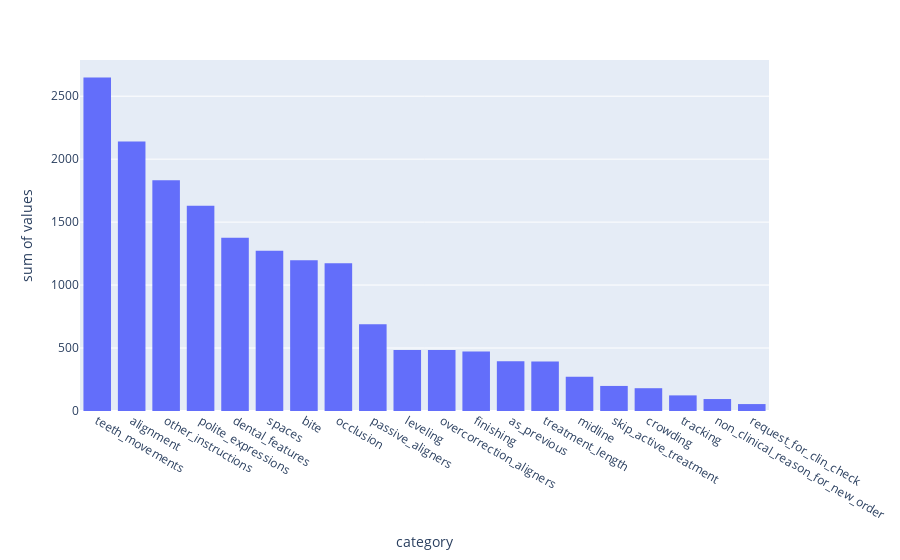

This figure's notebook cell:
### Code cell
d_sorted = {k: v for k, v in sorted(c.items(), key = lambda item: item[1], reverse=True)}

d = {}
d['category'] = [ key for key in d_sorted.keys()]
d['values'] = [value for value in d_sorted.values()]

fig = px.histogram(d, x='category', y='values')
fig.show()

### Figure 1 — Plotly figure (JSON) as saved in the notebook; plotly's stock layout.template omitted (floating-point values rounded to 4 significant figures)
{"data": [{"alignmentgroup": "True", "bingroup": "x", "histfunc": "sum", "hovertemplate": "category=%{x}<br>sum of values=%{y}<extra></extra>", "legendgroup": "", "marker": {"color": "#636efa", "pattern": {"shape": ""}}, "name": "", "offsetgroup": "", "orientation": "v", "showlegend": false, "type": "histogram", "x": ["teeth_movements", "alignment", "other_instructions", "polite_expressions", "dental_features", "spaces", "bite", "occlusion", "passive_aligners", "leveling", "overcorrection_aligners", "finishing", "as_previous", "treatment_length", "midline", "skip_active_treatment", "crowding", "tracking", "non_clinical_reason_for_new_order", "request_for_clin_check"], "xaxis": "x", "y": [2648, 2141, 1833, 1630, 1375, 1272, 1197, 1174, 689, 485, 484, 472, 395, 394, 272, 199, 181, 124, 95, 55], "yaxis": "y"}], "layout": {"barmode": "relative", "legend": {"tracegroupgap": 0}, "margin": {"t": 60}, "xaxis": {"anchor": "y", "domain": [0, 1], "title": {"text": "category"}}, "yaxis": {"anchor": "x", "domain": [0, 1], "title": {"text": "sum of values"}}}}
